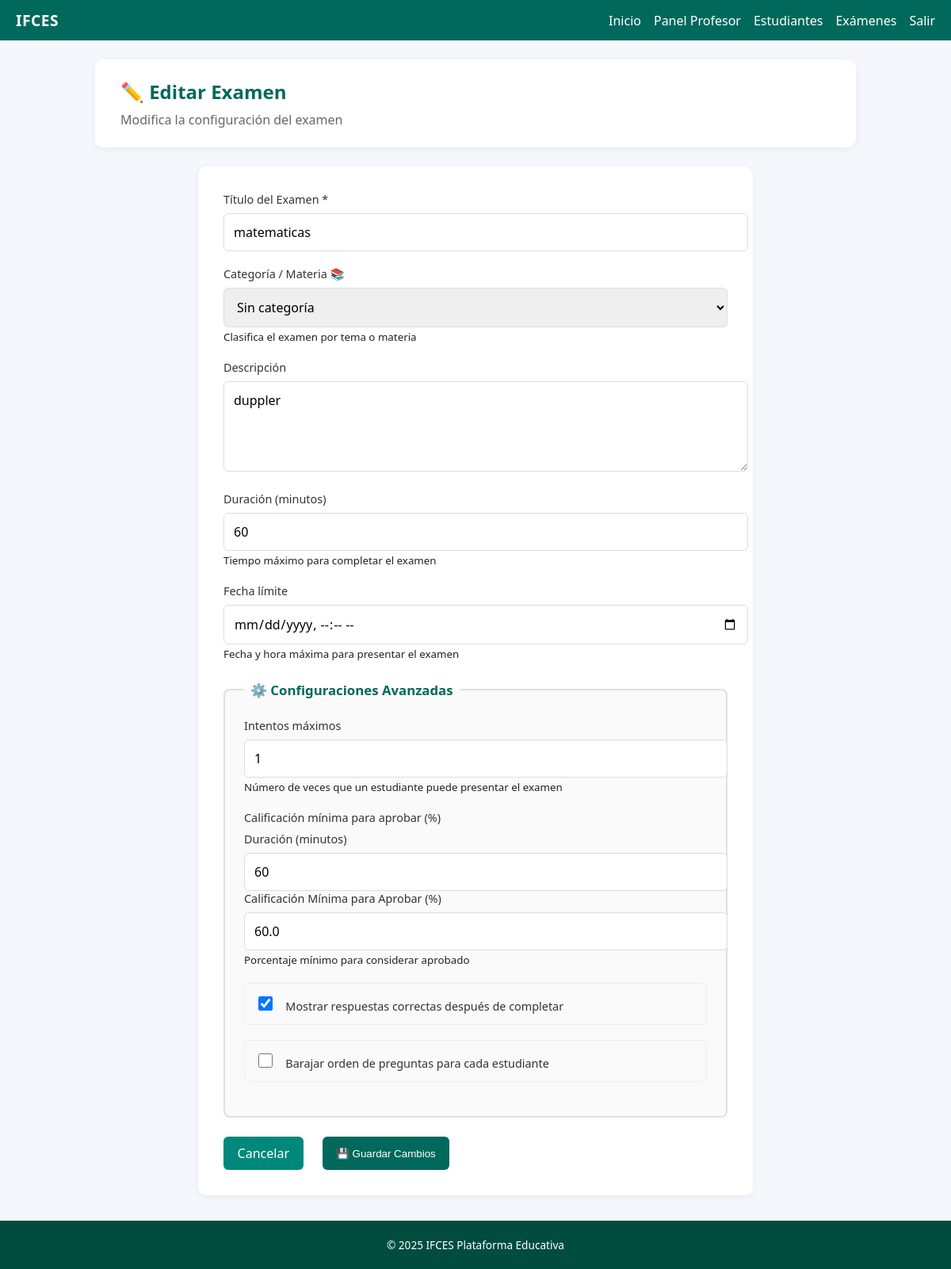
Screenshot of /profesor/examen/1/editar (signed in) with the database file from the repository.
### app/models.py (models this page shows, shortened)
class Examen(db.Model):
    __tablename__ = "examenes"
    id = db.Column(db.Integer, primary_key=True)
    titulo = db.Column(db.String(200), nullable=False)
    descripcion = db.Column(db.Text)
    fecha_creacion = db.Column(db.DateTime, default=datetime.utcnow)
    duracion_minutos = db.Column(db.Integer, default=60)
    fecha_limite = db.Column(db.DateTime)
    publicado = db.Column(db.Boolean, default=False)
    profesor_id = db.Column(db.Integer, db.ForeignKey('users.id'), nullable=False)
    categoria_id = db.Column(db.Integer, db.ForeignKey('categorias.id'))
    intentos_maximos = db.Column(db.Integer, default=1)  # número de intentos permitidos
    mostrar_respuestas = db.Column(db.Boolean, default=True)  # mostrar respuestas correctas después
    barajar_preguntas = db.Column(db.Boolean, default=False)  # randomizar orden preguntas
    calificacion_minima = db.Column(db.Float, default=60.0)  # porcentaje mínimo para aprobar
    preguntas = db.relationship('Pregunta', backref='examen', lazy=True, cascade='all, delete-orphan')
    resultados = db.relationship('ExamenResultado', backref='examen', lazy=True, cascade='all, delete-orphan')

### app/profesor/__init__.py (the view, shortened to what this page needs)
@profesor_bp.route("/examen/<int:id>/editar", methods=["GET", "POST"])
@login_required
@role_required("profesor")
def editar_examen(id):
    examen = Examen.query.get_or_404(id)
    if examen.profesor_id != current_user.id:
        flash("No tienes permiso para editar este examen", "danger")
        return redirect(url_for("profesor.lista_examenes"))
    from app.models import Categoria
    categorias = Categoria.query.filter_by(activo=True).all()
    return render_template("profesor/editar_examen.html",
                         examen=examen, categorias=categorias)

### app/models.py (called while the page is built)
@login_manager.user_loader
def load_user(user_id):  # pragma: no cover
    return User.query.get(int(user_id))

### app/templates/profesor/editar_examen.html (shortened to what this page needs)
{% extends 'layout.html' %}
{% block content %}
<div class="dashboard-header">
  <h2>✏️ Editar Examen</h2>
  <p class="welcome">Modifica la configuración del examen</p>
</div>
<div class="form-container">
  <form method="post" class="form-horizontal">
    <div class="form-group">
      <label for="titulo">Título del Examen *</label>
      <input type="text" name="titulo" id="titulo" required class="form-control" value="{{ examen.titulo }}">
    </div>
    <div class="form-group">
      <label for="categoria_id">Categoría / Materia 📚</label>
      <select name="categoria_id" id="categoria_id" class="form-control">
        <option value="">Sin categoría</option>
      </select>
      <small>Clasifica el examen por tema o materia</small>
    </div>
    <div class="form-group">
      <label for="descripcion">Descripción</label>
      <textarea name="descripcion" id="descripcion" rows="4" class="form-control">{{ examen.descripcion or '' }}</textarea>
    </div>
    <div class="form-group">
      <label for="duracion_minutos">Duración (minutos)</label>
      <input type="number" name="duracion_minutos" id="duracion_minutos" min="1" class="form-control" value="{{ examen.duracion_minutos or 60 }}">
      <small>Tiempo máximo para completar el examen</small>
    </div>
    <div class="form-group">
      <label for="fecha_limite">Fecha límite</label>
      <input type="datetime-local" name="fecha_limite" id="fecha_limite" class="form-control"
             value="{{ examen.fecha_limite.strftime('%Y-%m-%dT%H:%M') if examen.fecha_limite }}">
      <small>Fecha y hora máxima para presentar el examen</small>
    </div>
    <fieldset class="configuraciones-avanzadas">
      <legend>⚙️ Configuraciones Avanzadas</legend>
      <div class="form-group">
        <label for="intentos_maximos">Intentos máximos</label>
        <input type="number" name="intentos_maximos" id="intentos_maximos" min="1" class="form-control" value="{{ examen.intentos_maximos or 1 }}">
        <small>Número de veces que un estudiante puede presentar el examen</small>
      </div>
      <div class="form-group">
        <label for="calificacion_minima">Calificación mínima para aprobar (%)</label>
        <div class="col-md-6">
                        <label for="duracion_minutos" class="form-label">
                             Duración (minutos)
                        </label>
                        <input type="number" class="form-control" id="duracion_minutos" name="duracion_minutos" value="{{ examen.duracion_minutos }}" min="10" step="5" required>
                    </div>
                    <div class="col-md-6">
                        <label for="calificacion_minima" class="form-label">
                             Calificación Mínima para Aprobar (%)
                        </label>
                        <input type="number" class="form-control" id="calificacion_minima" name="calificacion_minima" value="{{ examen.calificacion_minima }}" min="0" max="100" step="5" required>
                    </div>
        <small>Porcentaje mínimo para considerar aprobado</small>
      </div>
      <div class="form-group">
        <label class="checkbox-label">
          <input type="checkbox" name="mostrar_respuestas" {{ 'checked' if examen.mostrar_respuestas }}>
          <span>Mostrar respuestas correctas después de completar</span>
        </label>
      </div>
      <div class="form-group">
        <label class="checkbox-label">
          <input type="checkbox" name="barajar_preguntas" {{ 'checked' if examen.barajar_preguntas }}>
          <span>Barajar orden de preguntas para cada estudiante</span>
        </label>
      </div>
    </fieldset>
    <div class="form-actions">
      <a href="{{ url_for('profesor.lista_examenes') }}" class="btn btn-secondary">Cancelar</a>
      <button type="submit" class="btn btn-primary">💾 Guardar Cambios</button>
    </div>
  </form>
</div>
{% endblock %}

### app/static/css/styles.css (style rules this page uses)
body { margin:0;font-family:'Segoe UI',Arial,sans-serif;background:#f4f7fb;color:#222; }
.btn { background:#00695c;color:#fff;padding:.65rem 1.1rem;border:none;border-radius:6px;text-decoration:none;display:inline-block;margin-right:.5rem;cursor:pointer;font-weight:500;transition:filter .2s; }
.btn-secondary { background:#00897b; }
.btn-primary { background:#00695c; }
.dashboard-header { background:#fff;padding:1.5rem 2rem;border-radius:10px;box-shadow:0 2px 10px rgba(0,0,0,.06);margin-bottom:1.5rem; }
.dashboard-header h2 { margin:0 0 .5rem;color:#00695c; }
.dashboard-header .welcome { margin:0;color:#666;font-size:1rem; }
.form-container { max-width:700px;margin:0 auto; }
.form-horizontal { background:#fff;padding:2rem;border-radius:10px;box-shadow:0 2px 10px rgba(0,0,0,.06); }
.form-horizontal textarea { width:100%;padding:.75rem;border:1px solid #ddd;border-radius:6px;font-family:inherit;font-size:1rem;resize:vertical; }
.form-actions { display:flex;gap:1rem;margin-top:1.5rem;flex-wrap:wrap; }
.checkbox-label { display:flex;align-items:center;padding:.8rem;border-radius:6px;cursor:pointer;transition:background .2s;border:1px solid #eee; }
.checkbox-label input[type="checkbox"] { margin-right:.8rem;width:18px;height:18px;cursor:pointer; }
.form-control { width:100%;padding:.75rem;border:1px solid #ddd;border-radius:6px;font-size:1rem;font-family:inherit; }
.form-group { margin-bottom:1.2rem; }
.form-group label { display:block;font-weight:500;margin-bottom:.5rem;color:#333;font-size:.9rem; }
.configuraciones-avanzadas { border:2px solid #e0e0e0;border-radius:8px;padding:1.5rem;margin:1.5rem 0;background:#fafafa; }
.configuraciones-avanzadas legend { font-weight:600;color:#00695c;font-size:1.05rem;padding:0 .5rem; }

### rows the page displays
Examen: titulo "matematicas", descripcion "duppler", duracion_minutos "60", intentos_maximos "1", calificacion_minima "60.0"
